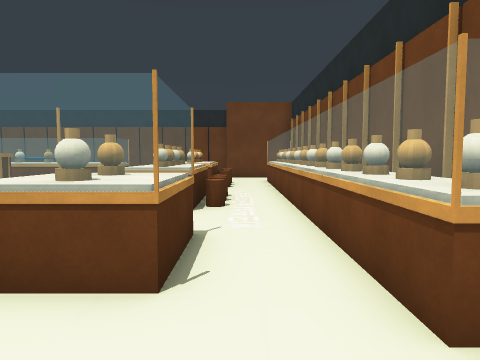
view 1 (above)

19 first-person views from a walk through a Gazebo world. The camera is 1.2 m above the floor, tilts 4° down and sees 70° across. The floor is counted in squares, 1 m on a side. Each view is taken from the middle of a square. On the plan, view 1 faces up. The plan holds only what a view shows up to about 14 squares ahead; the rest is blank.

view 2
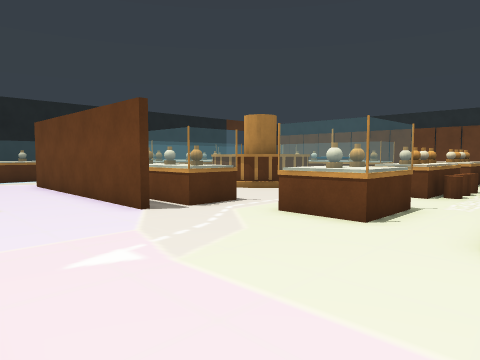

view 3
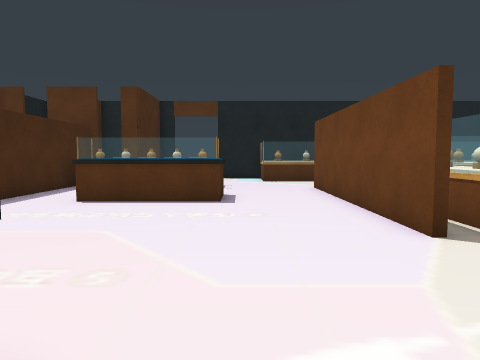

view 4
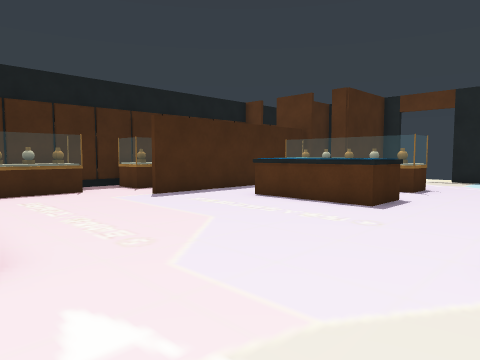

view 5
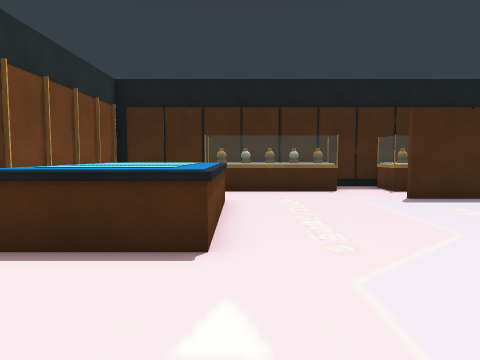

view 6
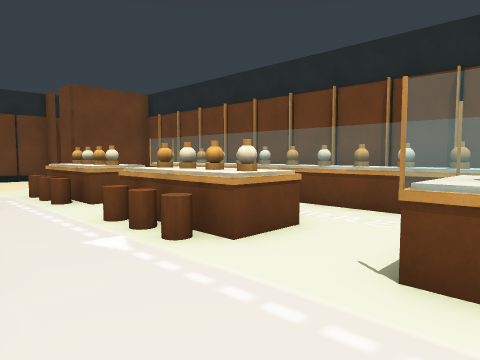

view 7
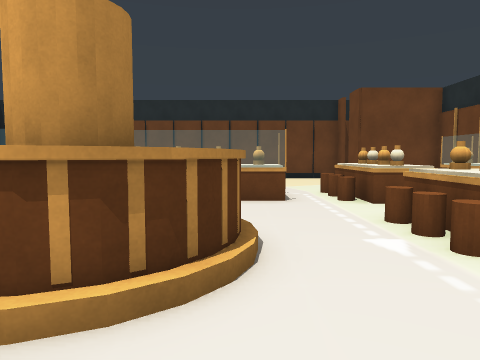

view 8
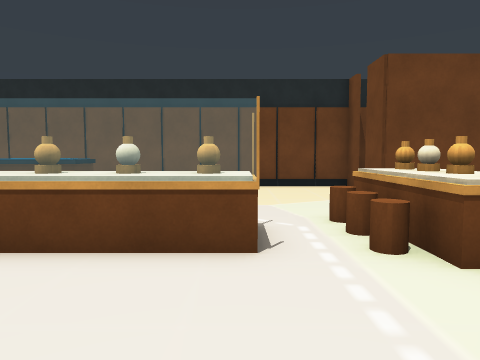

view 9
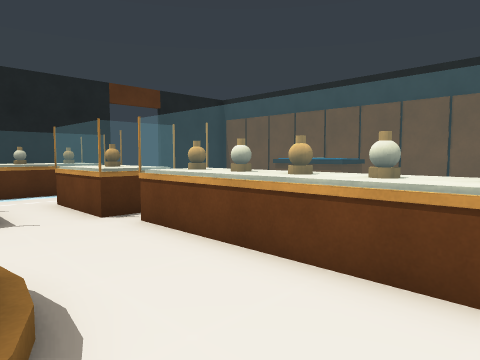

view 10
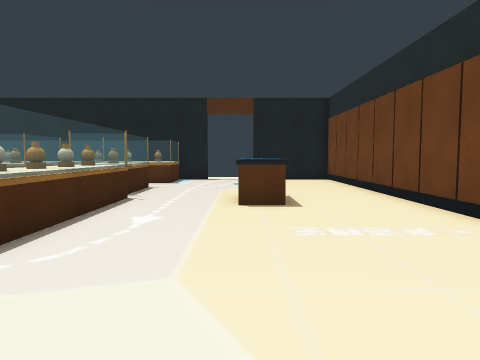

view 11
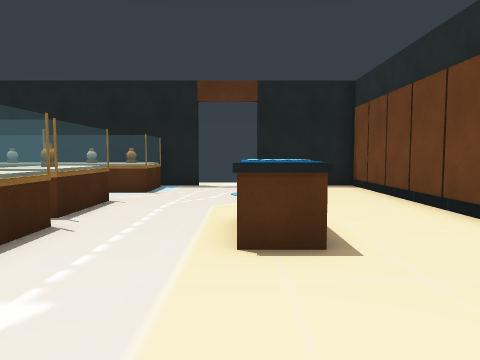

view 12
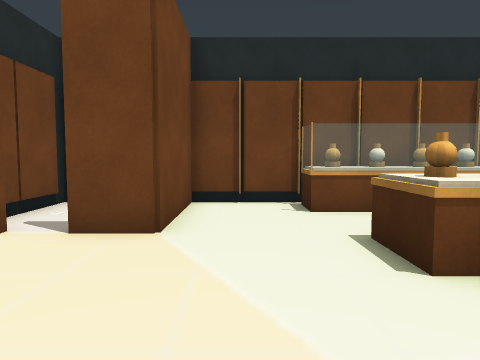

view 13
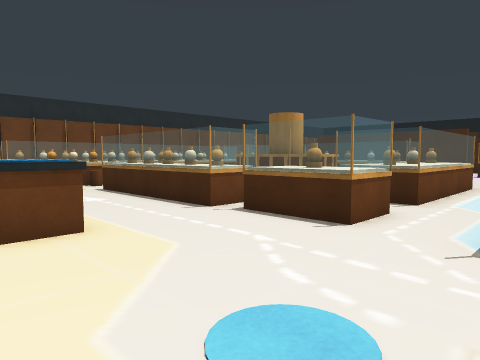

view 14
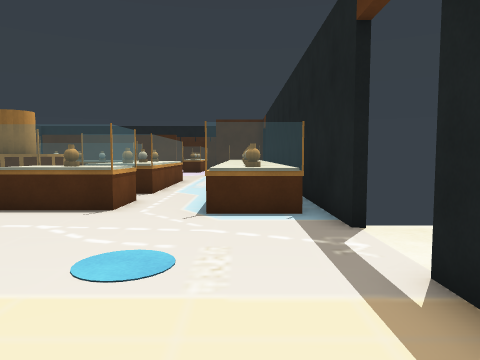

view 15
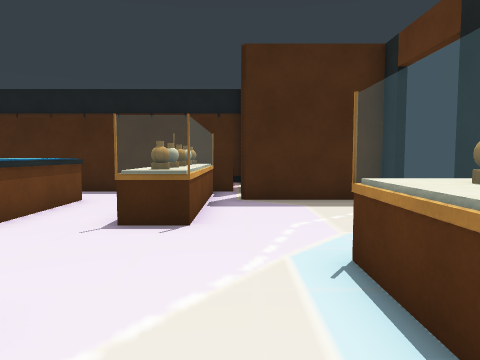

view 16
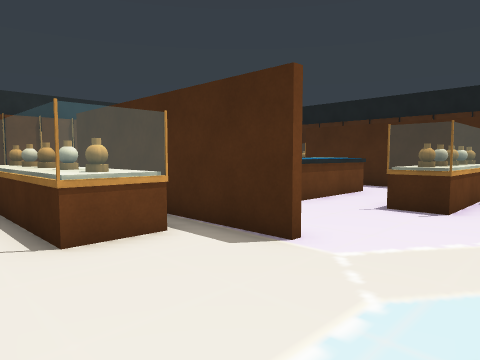

view 17
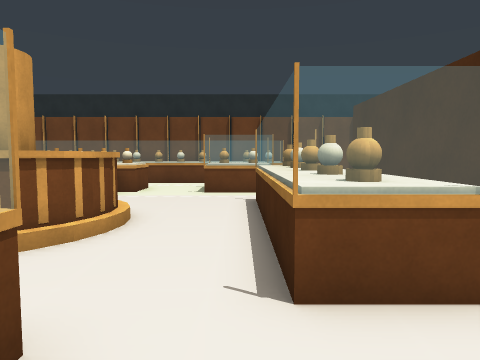

view 18
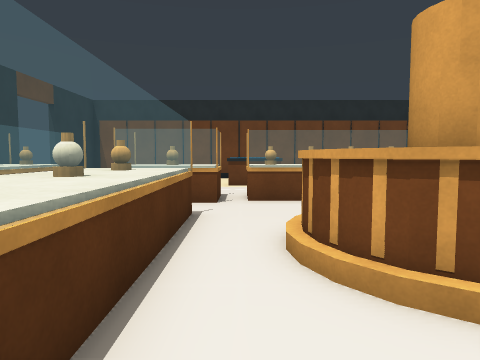

view 19
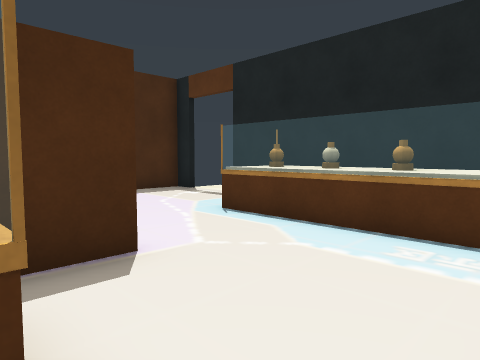

### Floor plan
Key: @ floor where view 1 was taken; # wall or solid block; . floor; T table; B orange box; P pillar; C orange cylinder; R orange post; U counter; W brown box; A orange ball; E beige box; I beige ball; O other object.
Columns run from 19 left of view 1 to 3 right of it. Each row starts with its distance up from view 1.
 23 #######################
 22 #.................W...
 21 #....................
 20 #.................W
 19 #.......OO........#####
 18 ........OO............#
 17 ....................O.#
 16 #................TT..O#
 15 #O O.....OOOOOO.TT  BO#
 14 # A..OOOOOOOOOO.TT .BO#
 13 # O..OOO.OOOOOO.TTT.BO#
 12 # E..............  .BO#
 11 #  ..OOO.........TT.BO#
 10 # O..OOO.PPPP...TTT.BO#
  9 #   .OOO.PPPPP..TTT.BO#
  8 #   .OOO.PPPPP..TTT.BO#
  7     .OOO.PP PP......BO#
  6      OOO..PP........BO#
  5    . ............OO.BO#
  4 #  ..............OO.BC#
  3 # A.....OOOOOOO..OO.BO
  2 # E.....OO  OOO.....R
  1 # I...#########......
  0 # A................@..
 -1 #OBR..................
 -2 #....................
 -3 #....UU..OO.......TTT.
 -4 .....UU..OO.......TTT
 -5 .....UU..OO.......TTT
 -6 #####UU..OO.......TTT #
 -7     WUU...........T   #
 -8     #UU...........T   #
 -9     #########.....    #
-10             .......   #
-11            UU.OOOOO   #
-12             U.#####   #
-13           ###### ######

Where each view was taken, in squares from view 1:
view 1: 0 up, 0 right, facing up
view 2: 3 down, 2 right, facing up-left
view 3: 2 down, 0 right, facing left
view 4: 1 up, 1 left, facing down-left
view 5: 1 up, 2 left, facing down
view 6: 4 up, 6 left, facing up-right
view 7: 4 up, 6 left, facing up
view 8: 9 up, 5 left, facing up
view 9: 10 up, 5 left, facing up-left
view 10: 18 up, 1 left, facing left
view 11: 18 up, 5 left, facing left
view 12: 18 up, 6 left, facing right
view 13: 20 up, 17 left, facing down-right
view 14: 22 up, 17 left, facing down
view 15: 3 up, 15 left, facing down
view 16: 5 up, 16 left, facing down-right
view 17: 4 up, 14 left, facing right
view 18: 4 up, 11 left, facing up
view 19: 5 up, 11 left, facing down-left
